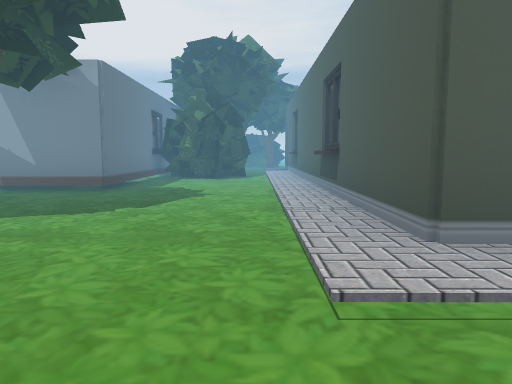
[1] (above)

24 first-person views from a walk through a scene from a Unity 3-D project. The camera is 1.2 m above the floor, tilts 6° down and sees 70° across. Doors are open. The floor is counted in squares, 2 m on a side. Each view is taken from the middle of a square. On the plan, view 1 faces up. The plan holds only what a view shows up to about 10 squares ahead; the rest is blank. The place goes on beyond the plan. The player is left out.

[2]
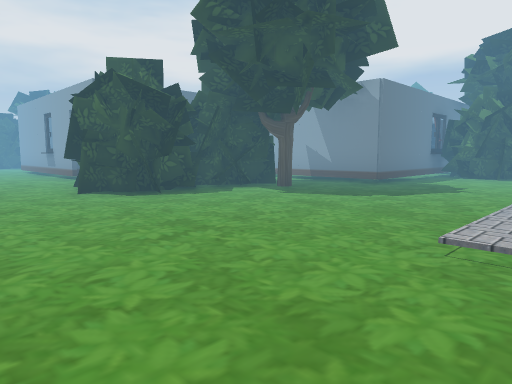

[3]
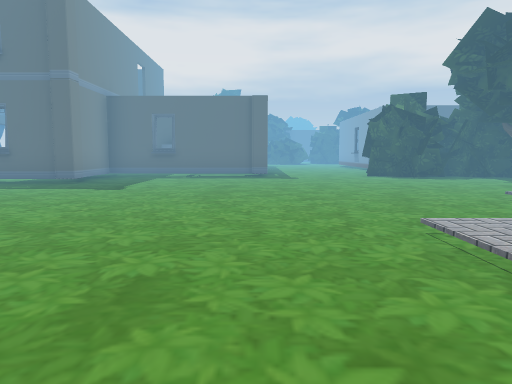

[4]
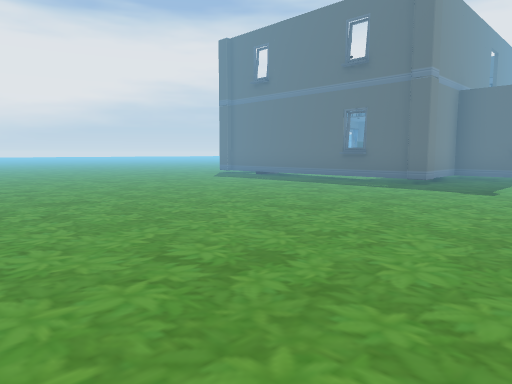

[5]
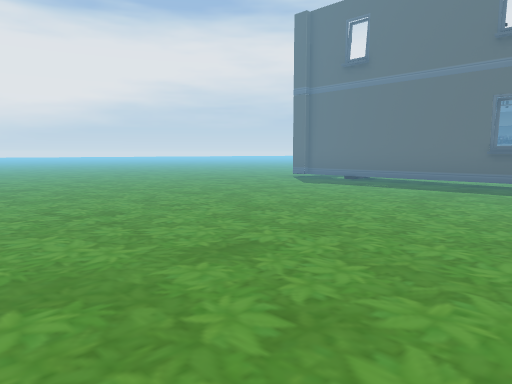

[6]
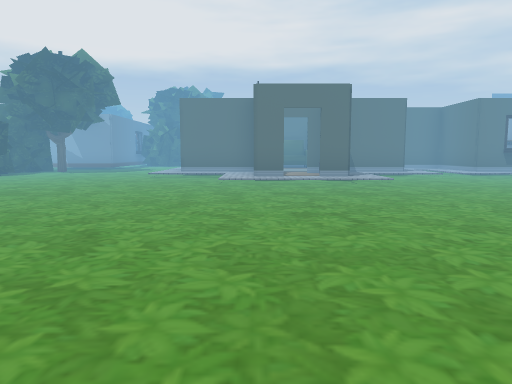

[7]
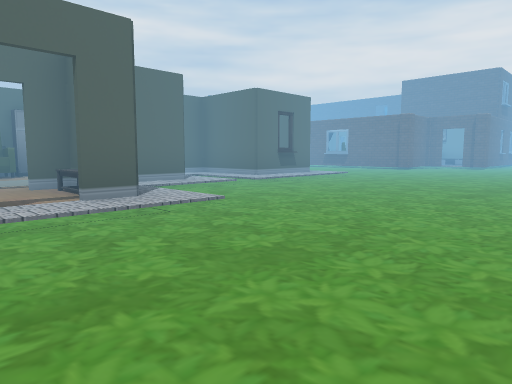

[8]
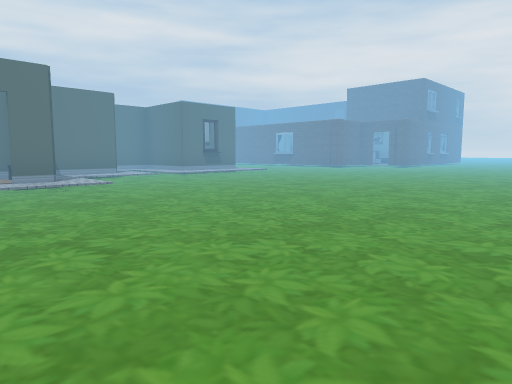

[9]
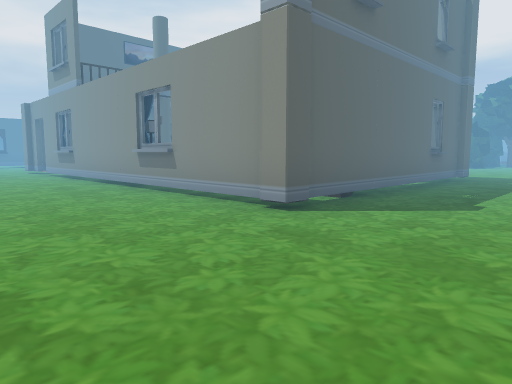

[10]
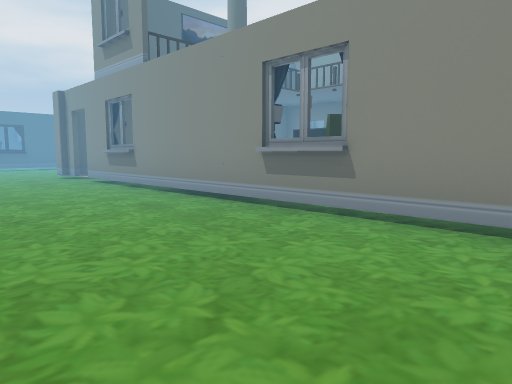

[11]
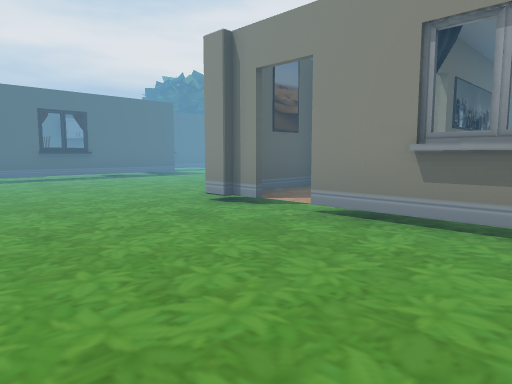

[12]
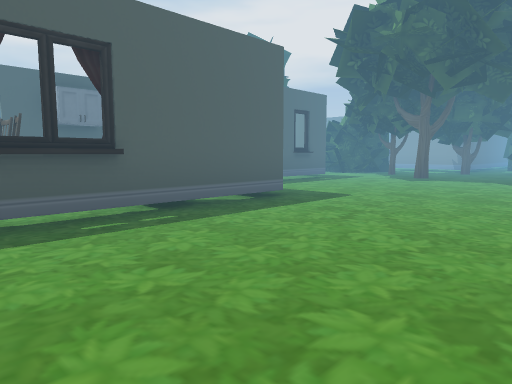

[13]
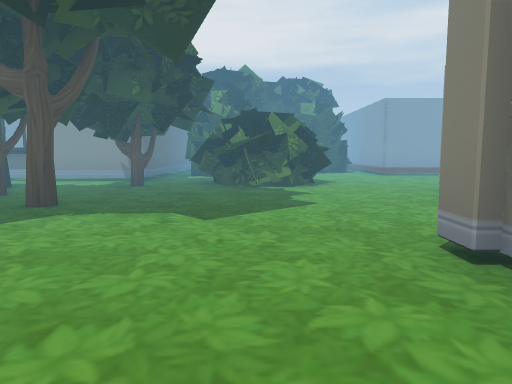

[14]
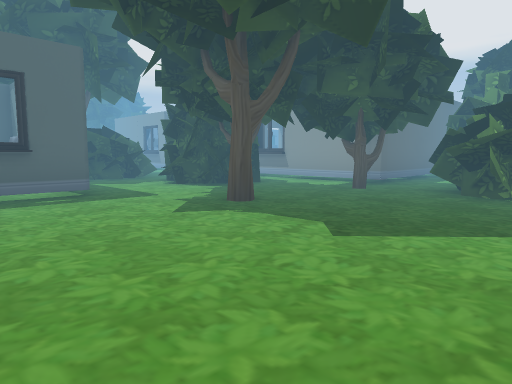

[15]
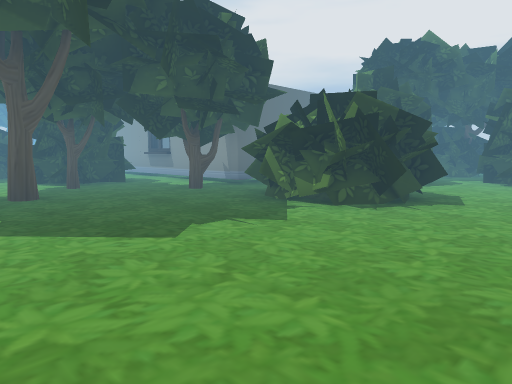

[16]
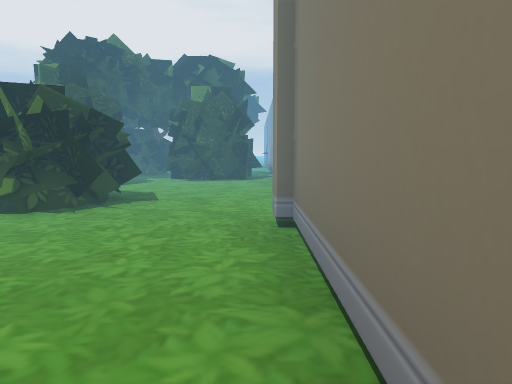

[17]
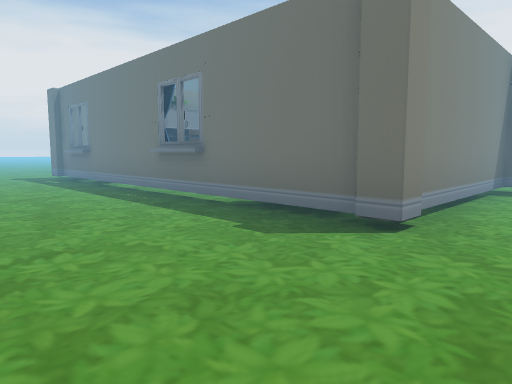

[18]
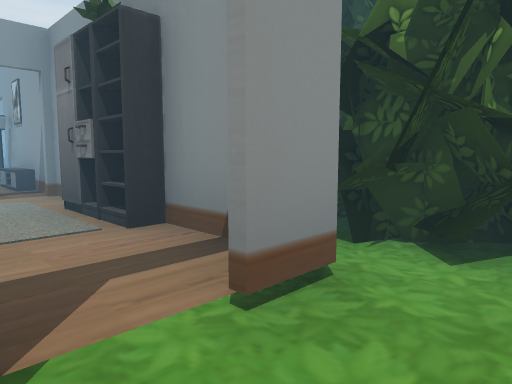

[19]
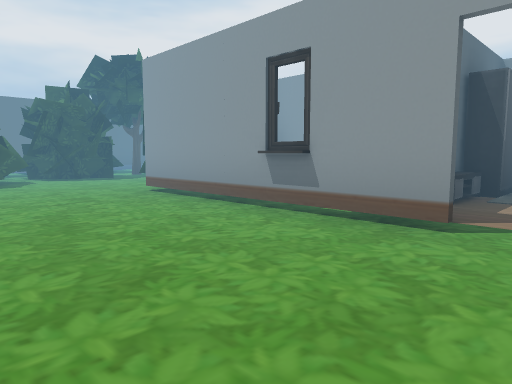

[20]
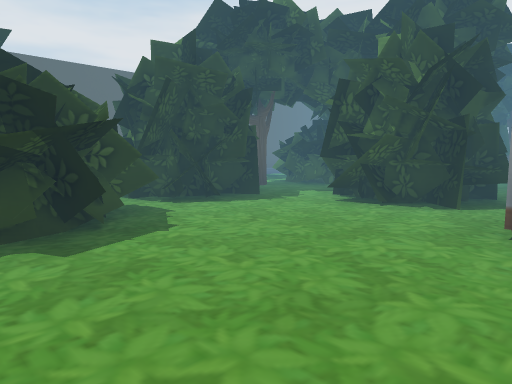

[21]
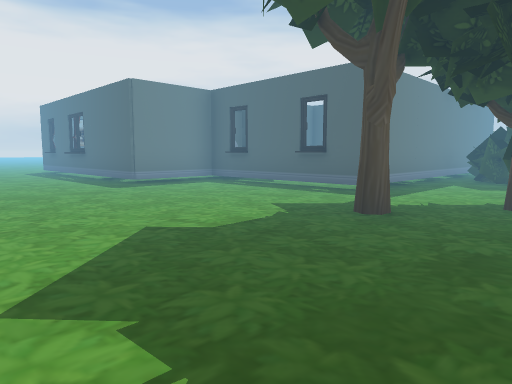

[22]
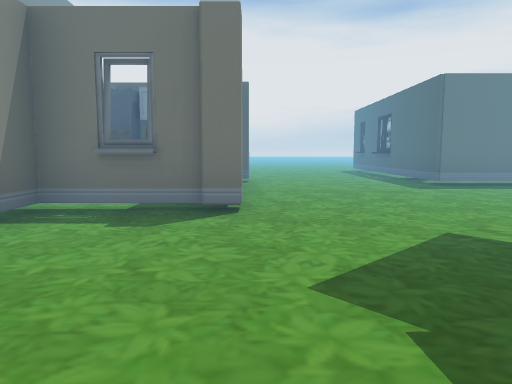

[23]
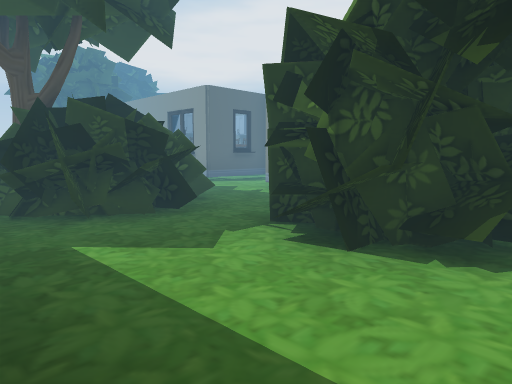

[24]
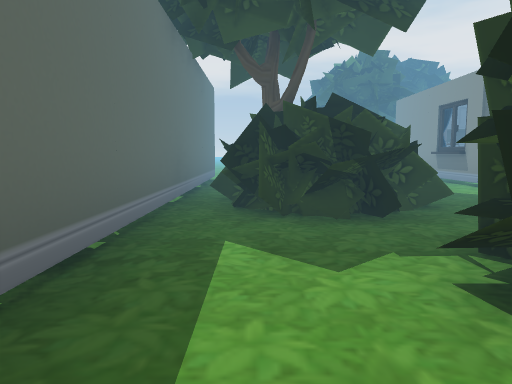

### Floor plan
Points are (right, up) in squares from view 1. A wall is a line through its corners. A room is listed if a view was taken in it or the views show most of it. See-through windows are left out.
Room 1 (views 1, 2, 3, 4, 5, 6, 7, 8, 9, 10, 11, 12, 18, 19)
walls: (3.6, -0.1) (2.9, -0.1); (3, 2) (1, 2) (1, 3.5); (5.1, -0.1) (4.4, -0.1); (5, 2) (4.4, 2); (1, 4.4) (1, 9.4); (7.1, 2) (6.4, 2); (9, 2.4) (9, 3.9); (-2.6, -6.4) (-2.6, -11.6); (-4.6, -4.4) (-4.6, -5.9); (-2.6, 6.5) (-2.6, 6) (-6.8, 6); (-6.5, 2) (-7.1, 2); (11.1, 2) (9.4, 2); (-2.6, 8.5) (-2.6, 7.4); (-7.9, 2) (-10.6, 2); (-2.6, 9.6) (-2.6, 8.7); (-10.5, -1.9) (-6.5, -1.9); (-3.4, -11.9) (-5.6, -11.9); (-6.6, -11.9) (-8.5, -11.9); (-9.5, -11.9) (-11.2, -11.9); (-12, -11.9) (-12.5, -11.9); (-18.4, -9.4) (-18.4, -13.4)
ways out: opening at (-16, -9.7) to room 2; opening at (-10, 0) to room 2; open door at (-5.5, -6) to room 2; open door at (-11.5, -12); open door at (-7.5, 2); open door at (4, 0)
objects: column (-15, -10); column (-13, -12); curtain (-6, -13); other object (-6, 1) to (-4, 2); bush (-6, 3) to (-4, 4); column (-5, -2); tree (-4, 4); column (-3, -12); column (-3, -6); other object (-2, 9) to (0, 10); tree (-1, 11); other object (1, 6); sofa (4, 5); other object (5, 1); other object (6, 6)
Room 2 (views 13, 14, 15, 16, 17, 20, 21, 22, 23, 24)
walls: (-26.4, 1.9) (-26.4, -0.1) (-29, -0.1); (-20.4, -0.1) (-21.5, -0.1); (-18.4, 1.5) (-18.4, 0.4); (-20.4, -4.9) (-20.4, -8.5); (-27.4, -4.9) (-21.3, -4.9); (-12.5, -1.9) (-10.5, -1.9); (-10.6, 2) (-12.6, 2); (-14.5, -5.8) (-12.7, -5.8) (-12.7, -5.4)
ways out: opening at (-16, -9.7) to room 1; opening at (-10, 0) to room 1; open door at (-5.5, -6) to room 1; open door at (-7, 6); open door at (-6.5, 9)
objects: other object (-30, 1); other object (-30, 2); other object (-29, 1); other object (-29, 2) to (-28, 2); tree (-25, -4); other object (-25, -4) to (-23, -2); column (-25, 0); other object (-22, -6) to (-22, -5); bush (-22, -3) to (-21, -1); other object (-22, 0); tree (-20, -3); tree (-18, -4); tree (-18, -2) to (-17, -1); column (-18, 0); other object (-18, 1) to (-16, 3); other object (-18, 5) to (-16, 6); other object (-17, -2) to (-15, 0); tree (-17, 4); tree (-16, 6); column (-15, -6); other object (-15, 3) to (-13, 5); tree (-14, 6); other object (-14, 9); tree (-14, 10); other object (-13, -9); other object (-13, -8); column (-13, -2); fridge (-12, -9); other object (-12, -8); other object (-8, -4) to (-8, -3); other object (-7, -4); other object (-7, 7); lamp (-7, 8)

Where each view was taken, in squares from view 1:
view 1: 0 up, 0 right, facing up
view 2: 1 down, 1 right, facing up-left
view 3: 2 down, 5 right, facing left
view 4: 3 down, 5 right, facing down-left
view 5: 6 down, 5 right, facing down-left
view 6: 8 down, 3 right, facing up
view 7: 4 down, 3 right, facing up-right
view 8: 7 down, 3 right, facing up-right
view 9: 15 down, 0 right, facing up-left
view 10: 15 down, 3 left, facing up-left
view 11: 15 down, 9 left, facing up-left
view 12: 13 down, 15 left, facing up-left
view 13: 8 down, 16 left, facing up
view 14: 7 down, 15 left, facing up-left
view 15: 5 down, 13 left, facing up-left
view 16: 5 down, 13 left, facing up
view 17: 1 up, 14 left, facing down-right
view 18: 1 up, 8 left, facing up-right
view 19: 1 down, 7 left, facing up-left
view 20: 1 down, 12 left, facing up-left
view 21: 2 down, 15 left, facing down-left
view 22: 2 down, 15 left, facing down
view 23: 5 down, 20 left, facing up-left
view 24: 4 down, 20 left, facing left
